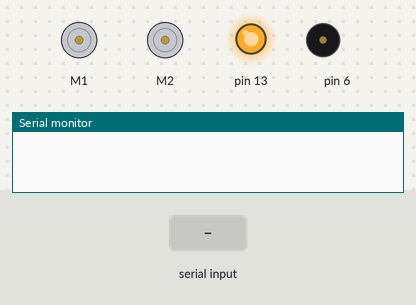
A sketch run on a simulated Arduino Leonardo, built with avr-gcc and run on an emulated ATmega32U4. On the bench: 2 × DC motor (green arrow = forward, orange = backward, longer = faster), output pins drawn as LEDs (lit = HIGH), buzzer (waves = sounding), the last lines printed to the serial monitor. The inputs (shaded band) are chosen by the test bench.

Above: at 1.2 s.
1.3 s: "x" received over Serial
At 1.8 s:
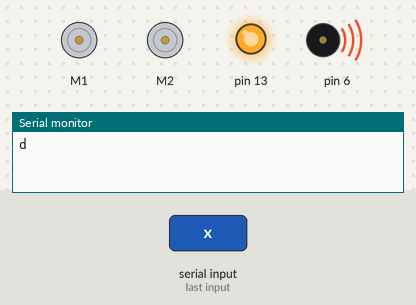
3.5 s: "z" received over Serial
At 4.7 s:
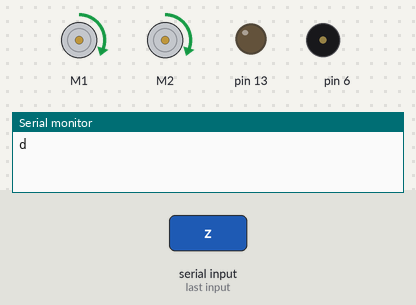
5.0 s: "s" received over Serial
At 5.9 s:
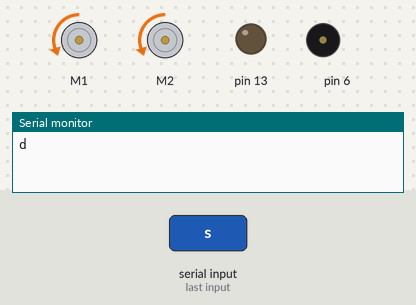
6.5 s: "q" received over Serial
At 7.0 s:
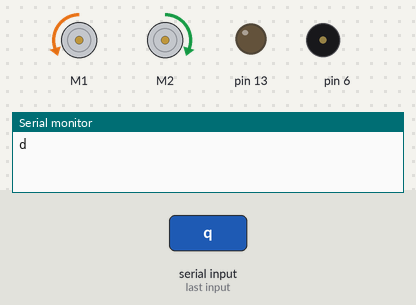
8.0 s: "d" received over Serial
At 9.2 s:
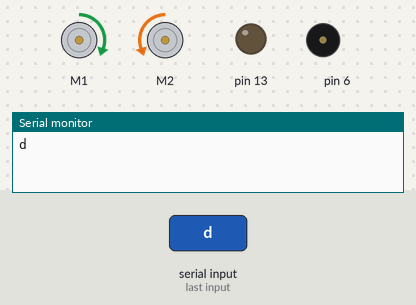
9.5 s: "8" received over Serial
At 9.9 s:
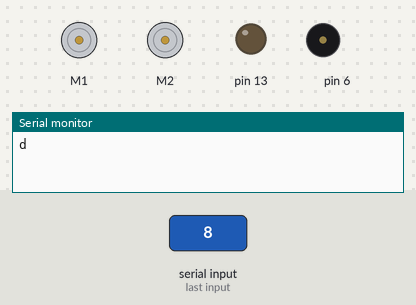
Timing chart, 0 to 12.0 s (numbered marks = the images above; inputs shaded):
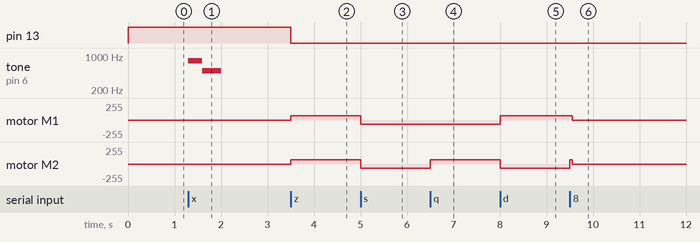

Measured:
- after the input at 1.3 s, tone on pin 6: silent → 800 Hz at once, → 500 Hz 0.30 s later, → silent 0.40 s later
- after the input at 3.5 s, pin 13: HIGH → LOW at once; motor M1, motor M2: stopped → forward 63/255 at once
- after the input at 5.0 s, motor M1, motor M2: forward 63/255 → backward 63/255 at once
- after the input at 6.5 s, motor M2: backward 63/255 → forward 63/255 at once
- after the input at 8.0 s, motor M1: backward 63/255 → forward 63/255 at once; motor M2: forward 63/255 → backward 63/255 at once
- after the input at 9.5 s, motor M1: forward 63/255 → stopped after 0.05 s; motor M2: backward 63/255 → stopped at once

The sketch:

Task1.ino
```cpp
#include <Wire.h>
#include <Zumo32U4.h>

Zumo32U4Motors motors;
Zumo32U4ButtonA buttonA;
Zumo32U4Buzzer buzzer;

char action;
int speed = 100;


void setup()
{
  Serial.begin(9600);
  ledYellow(1);
}

void loop()
{
  if (Serial.available() > 0)
  {
    action = Serial.read();

    switch (action)
    {
      case 'x': // object found, sound buzzer
        Serial.write('Object Detected');
        buzzer.playFrequency(800, 300, 15);
        delay(300);  // pause for 100 ms
        buzzer.playFrequency(500, 400, 15);
        break;
      case 'z': // go forwards
        ledYellow(0);
        ledRed(0);
        ledGreen(1);
        motors.setLeftSpeed(speed);
        motors.setRightSpeed(speed);

        break;
      case 's': // reverse
        ledYellow(0);
        ledRed(1);
        ledGreen(0);
        motors.setLeftSpeed(-speed);
        motors.setRightSpeed(-speed);
        break;
      case 'q': // turn left
        motors.setLeftSpeed(-speed);
        motors.setRightSpeed(speed);
        break;
      case 'd': // turn right
        motors.setLeftSpeed(speed);
        motors.setRightSpeed(-speed);
        break;

      case '8': // go forwards in small steps
        motors.setLeftSpeed(speed);
        motors.setRightSpeed(speed);
        delay(50);
        motors.setLeftSpeed(0);
        motors.setRightSpeed(0);
        break;
      case '5': // reverse in small steps
        motors.setLeftSpeed(-speed);
        motors.setRightSpeed(-speed);
        delay(50);
        motors.setLeftSpeed(0);
        motors.setRightSpeed(0);
        break;
      case '4': // turn left in small steps
        motors.setLeftSpeed(-speed);
        motors.setRightSpeed(speed);
        delay(50);
        motors.setLeftSpeed(0);
        motors.setRightSpeed(0);
        break;
      case '6': // turn right in small steps
        motors.setLeftSpeed(speed);
        motors.setRightSpeed(-speed);
        delay(50);
        motors.setLeftSpeed(0);
        motors.setRightSpeed(0);
        break;

      default:
        motors.setLeftSpeed(0);
        motors.setRightSpeed(0);
        ledYellow(1);
    }
  }
}
```
